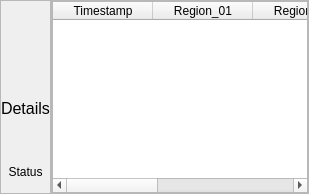
                <widget class="QWidget" name="upload_page">
                 <layout class="QHBoxLayout" name="horizontalLayout_4">
                  <property name="spacing">
                   <number>0</number>
                  </property>
                  <property name="leftMargin">
                   <number>0</number>
                  </property>
                  <property name="topMargin">
                   <number>0</number>
                  </property>
                  <property name="rightMargin">
                   <number>0</number>
                  </property>
                  <property name="bottomMargin">
                   <number>0</number>
                  </property>
                  <item>
                   <widget class="QFrame" name="frame_10">
                    <property name="styleSheet">
                     <string notr="true"/>
                    </property>
                    <property name="frameShape">
                     <enum>QFrame::StyledPanel</enum>
                    </property>
                    <property name="frameShadow">
                     <enum>QFrame::Raised</enum>
                    </property>
                    <layout class="QVBoxLayout" name="verticalLayout_10">
                     <property name="spacing">
                      <number>0</number>
                     </property>
                     <property name="leftMargin">
                      <number>0</number>
                     </property>
                     <property name="topMargin">
                      <number>0</number>
                     </property>
                     <property name="rightMargin">
                      <number>0</number>
                     </property>
                     <property name="bottomMargin">
                      <number>0</number>
                     </property>
                     <item>
                      <widget class="QLabel" name="frame_image">
                       <property name="sizePolicy">
                        <sizepolicy hsizetype="Preferred" vsizetype="Preferred">
                         <horstretch>0</horstretch>
                         <verstretch>2</verstretch>
                        </sizepolicy>
                       </property>
                       <property name="text">
                        <string/>
                       </property>
                       <property name="alignment">
                        <set>Qt::AlignCenter</set>
                       </property>
                      </widget>
                     </item>
                     <item>
                      <widget class="QLabel" name="video_info">
                       <property name="sizePolicy">
                        <sizepolicy hsizetype="Preferred" vsizetype="Preferred">
                         <horstretch>0</horstretch>
                         <verstretch>1</verstretch>
                        </sizepolicy>
                       </property>
                       <property name="font">
                        <font>
                         <family>Segoe UI</family>
                         <pointsize>12</pointsize>
                        </font>
                       </property>
                       <property name="text">
                        <string>Details</string>
                       </property>
                       <property name="alignment">
                        <set>Qt::AlignLeading|Qt::AlignLeft|Qt::AlignVCenter</set>
                       </property>
                       <property name="wordWrap">
                        <bool>true</bool>
                       </property>
                       <property name="margin">
                        <number>20</number>
                       </property>
                      </widget>
                     </item>
                     <item>
                      <spacer name="horizontalSpacer_2">
                       <property name="orientation">
                        <enum>Qt::Horizontal</enum>
                       </property>
                       <property name="sizeHint" stdset="0">
                        <size>
                         <width>40</width>
                         <height>20</height>
                        </size>
                       </property>
                      </spacer>
                     </item>
                     <item>
                      <widget class="QLabel" name="status">
                       <property name="sizePolicy">
                        <sizepolicy hsizetype="Preferred" vsizetype="Preferred">
                         <horstretch>0</horstretch>
                         <verstretch>1</verstretch>
                        </sizepolicy>
                       </property>
                       <property name="text">
                        <string>Status</string>
                       </property>
                       <property name="alignment">
                        <set>Qt::AlignCenter</set>
                       </property>
                      </widget>
                     </item>
                    </layout>
                   </widget>
                  </item>
                  <item>
                   <widget class="QFrame" name="frame_11">
                    <property name="styleSheet">
                     <string notr="true"/>
                    </property>
                    <property name="frameShape">
                     <enum>QFrame::StyledPanel</enum>
                    </property>
                    <property name="frameShadow">
                     <enum>QFrame::Raised</enum>
                    </property>
                    <layout class="QGridLayout" name="gridLayout">
                     <property name="leftMargin">
                      <number>0</number>
                     </property>
                     <property name="topMargin">
                      <number>0</number>
                     </property>
                     <property name="rightMargin">
                      <number>0</number>
                     </property>
                     <property name="bottomMargin">
                      <number>0</number>
                     </property>
                     <property name="spacing">
                      <number>0</number>
                     </property>
                     <item row="0" column="0">
                      <widget class="QTableWidget" name="detected_values">
                       <column>
                        <property name="text">
                         <string>Timestamp</string>
                        </property>
                       </column>
                       <column>
                        <property name="text">
                         <string>Region_01</string>
                        </property>
                       </column>
                       <column>
                        <property name="text">
                         <string>Region_02</string>
                        </property>
                       </column>
                       <column>
                        <property name="text">
                         <string>Region_03</string>
                        </property>
                       </column>
                       <column>
                        <property name="text">
                         <string>Region_04</string>
                        </property>
                       </column>
                      </widget>
                     </item>
                    </layout>
                   </widget>
                  </item>
                 </layout>
                </widget>
